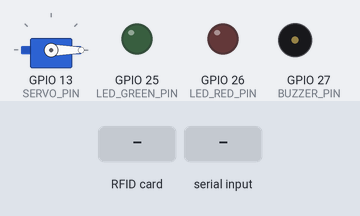
The sketch below on a simulated ESP32. Parts: servo, output pins drawn as LEDs (lit = HIGH), buzzer (waves = sounding, pin HIGH). Dashed ring = blinking. The test bench sets the inputs (shaded band). WiFi joins after 1.5 s; servers stay silent unless stated; uploads are accepted with an empty reply; EEPROM starts erased; what the sketch prints to the serial monitor is not drawn.

Above: at 2.9 s.
3.0 s: RFID card 5E 7A 19 C4 held to the reader
At 3.38 s:
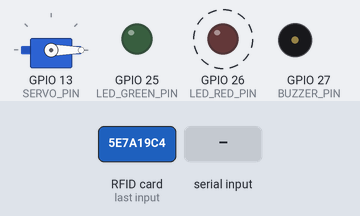
5.0 s: "cfg \n" received over Serial
Timing chart, 0 to 8.0 s (numbered marks = the images above; inputs shaded):
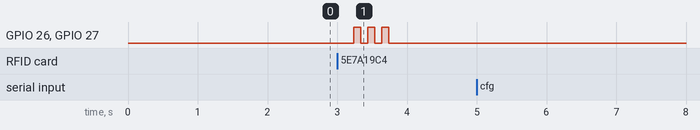

Measured:
- after the input at 3.0 s, GPIO 26 (LED_RED_PIN), GPIO 27 (BUZZER_PIN): alternates HIGH for 0.10 s and LOW for 0.10 s, 6 changes in all, then stays LOW, starting after 0.24 s
- after the input at 5.0 s, every drawn part: stays the same

The sketch:

esp32_access.ino
```cpp
/* KhoAI - ESP32 + RC522 + Servo + buzzer + status LEDs
   Libraries: MFRC522, ArduinoJson v6/v7, ESP32Servo, Preferences
   Serial commands: show | ip <server-ip> | key <api-key> | cfg <ip> <key>
   Fail-closed: network/API/JSON errors never open the lock.
*/
#include <WiFi.h>
#include <HTTPClient.h>
#include <ArduinoJson.h>
#include <SPI.h>
#include <MFRC522.h>
#include <ESP32Servo.h>
#include <Preferences.h>

const char *WIFI_SSID = "YOUR_WIFI_SSID";
const char *WIFI_PASSWORD = "YOUR_WIFI_PASSWORD";
String serverIp = "192.168.1.50"; // Set to the PC running KhoAI; can be changed via Serial.
String apiKey = "";              // Optional; if KHOAI_API_KEY is configured on server, set this.
const uint16_t SERVER_PORT = 3000; // Default KhoAI port; change if your server uses another port.
const char *ACCESS_PATH = "/api/rfid/scan";
const char *API_KEY_HEADER = "X-API-Key";
const char *DEVICE_ID = "gate01";
constexpr uint16_t HTTP_TIMEOUT_MS = 3000;
constexpr unsigned long WIFI_CONNECT_TIMEOUT_MS = 10000;
constexpr unsigned long WIFI_RETRY_INTERVAL_MS = 10000;
constexpr uint8_t RFID_SS_PIN = 5, RFID_RST_PIN = 22, SERVO_PIN = 13;
constexpr uint8_t BUZZER_PIN = 27, LED_GREEN_PIN = 25, LED_RED_PIN = 26;
constexpr int SERVO_CLOSED_ANGLE = 0, SERVO_OPEN_ANGLE = 90;
constexpr unsigned long SERVO_OPEN_MS = 2000;
unsigned long lastWiFiAttemptMs = 0;
bool lastAuthError = false;
MFRC522 reader(RFID_SS_PIN, RFID_RST_PIN);
Servo lockServo;
Preferences prefs;

String uidToUpperHex(const MFRC522::Uid &uid) {
  String result; result.reserve(uid.size * 2); char byteText[3];
  for (byte i = 0; i < uid.size; ++i) { snprintf(byteText, sizeof(byteText), "%02X", uid.uidByte[i]); result += byteText; }
  return result;
}
String maskKey(const String &key) { if (!key.length()) return "(chua dat)"; if (key.length() <= 4) return "**"; return "**" + key.substring(key.length()-4); }
void printConfig() { Serial.println("Server IP: " + serverIp); Serial.println("Server port: " + String(SERVER_PORT)); Serial.println("API key: " + maskKey(apiKey)); }
void loadConfig() { prefs.begin("cfg", false); serverIp=prefs.getString("srv_ip",serverIp); apiKey=prefs.getString("api_key",""); prefs.end(); printConfig(); }
bool setServerIp(String v) { v.trim(); IPAddress test; if (!test.fromString(v)) { Serial.println("IP khong hop le."); return false; } prefs.begin("cfg",false); prefs.putString("srv_ip",v); prefs.end(); serverIp=v; Serial.println("Da luu IP: "+serverIp); return true; }
bool setApiKey(String v) { v.trim(); if (!v.length()) { Serial.println("Key trong."); return false; } prefs.begin("cfg",false); prefs.putString("api_key",v); prefs.end(); apiKey=v; Serial.println("Da luu API key: "+maskKey(apiKey)); return true; }
void handleSerialCommand() {
  if (!Serial.available()) return; String line=Serial.readStringUntil('\n'); line.trim(); if (!line.length()) return;
  if (line=="show" || line=="ip" || line=="key") printConfig();
  else if (line.startsWith("ip ")) setServerIp(line.substring(3));
  else if (line.startsWith("key ")) setApiKey(line.substring(4));
  else if (line.startsWith("cfg ")) { String rest=line.substring(4); rest.trim(); int sp=rest.indexOf(' '); if(sp<0){Serial.println("Cu phap: cfg <ip> <key>");return;} if(setServerIp(rest.substring(0,sp))) setApiKey(rest.substring(sp+1)); }
  else Serial.println("Lenh: show | ip x.x.x.x | key <chuoi> | cfg <ip> <key>");
}
void connectWiFi() {
  WiFi.mode(WIFI_STA); WiFi.begin(WIFI_SSID,WIFI_PASSWORD); unsigned long started=millis(); Serial.print("Dang ket noi Wi-Fi");
  while(WiFi.status()!=WL_CONNECTED && millis()-started<WIFI_CONNECT_TIMEOUT_MS){delay(500);Serial.print('.');} Serial.println();
  if(WiFi.status()==WL_CONNECTED){Serial.print("Wi-Fi connected; ESP32 IP: ");Serial.println(WiFi.localIP());} else Serial.println("Wi-Fi timeout; access remains fail-closed."); lastWiFiAttemptMs=millis();
}
void maintainWiFi(){ if(WiFi.status()==WL_CONNECTED || millis()-lastWiFiAttemptMs<WIFI_RETRY_INTERVAL_MS)return; lastWiFiAttemptMs=millis(); Serial.println("Wi-Fi disconnected; retrying"); WiFi.disconnect(); WiFi.begin(WIFI_SSID,WIFI_PASSWORD); }
bool askAccessAPI(const String &uid, bool &allowed) {
  lastAuthError=false; if(WiFi.status()!=WL_CONNECTED){Serial.println("API error: Wi-Fi disconnected");return false;}
  HTTPClient http; String url=String("http://")+serverIp+":"+SERVER_PORT+ACCESS_PATH;
  if(!http.begin(url)){Serial.println("Cannot initialize HTTP");return false;} http.setConnectTimeout(HTTP_TIMEOUT_MS); http.setTimeout(HTTP_TIMEOUT_MS);
  http.addHeader("Content-Type","application/json"); if(apiKey.length()) http.addHeader(API_KEY_HEADER,apiKey);
  StaticJsonDocument<128> request; request["uid"]=uid; request["device_id"]=DEVICE_ID; String body; serializeJson(request,body);
  int code=http.POST(body); if(code<200 || code>=300){if(code==401 || code==403){lastAuthError=true;Serial.printf("API key rejected (HTTP %d); enter: key <new-key>\n",code);}else Serial.printf("API error: HTTP %d\n",code); if(code>0)Serial.println(http.getString());http.end();return false;}
  String responseBody=http.getString();http.end();StaticJsonDocument<512> response;auto err=deserializeJson(response,responseBody);
  if(err || !response["allow"].is<bool>()){Serial.println("Invalid JSON or missing boolean allow");return false;} allowed=response["allow"].as<bool>();return true;
}
void grantAccess(){Serial.println("Ket qua: CHO PHEP");digitalWrite(LED_GREEN_PIN,HIGH);lockServo.write(SERVO_OPEN_ANGLE);delay(SERVO_OPEN_MS);lockServo.write(SERVO_CLOSED_ANGLE);digitalWrite(LED_GREEN_PIN,LOW);}
void denyAccess(){Serial.println("Ket qua: TU CHOI");digitalWrite(LED_RED_PIN,HIGH);for(int i=0;i<4;i++){digitalWrite(BUZZER_PIN,HIGH);delay(150);digitalWrite(BUZZER_PIN,LOW);delay(150);}digitalWrite(LED_RED_PIN,LOW);}
void indicateError(){Serial.println("KHONG XAC DINH - fail-closed");for(int i=0;i<3;i++){digitalWrite(LED_RED_PIN,HIGH);digitalWrite(BUZZER_PIN,HIGH);delay(100);digitalWrite(LED_RED_PIN,LOW);digitalWrite(BUZZER_PIN,LOW);delay(100);}}
void indicateAuthError(){Serial.println("LOI API KEY - fail-closed");for(int i=0;i<2;i++){digitalWrite(LED_RED_PIN,HIGH);delay(400);digitalWrite(LED_RED_PIN,LOW);delay(400);}}
void setup(){
  Serial.begin(115200);delay(200);pinMode(BUZZER_PIN,OUTPUT);pinMode(LED_GREEN_PIN,OUTPUT);pinMode(LED_RED_PIN,OUTPUT);digitalWrite(BUZZER_PIN,LOW);digitalWrite(LED_GREEN_PIN,LOW);digitalWrite(LED_RED_PIN,LOW);
  lockServo.setPeriodHertz(50);lockServo.attach(SERVO_PIN,500,2400);lockServo.write(SERVO_CLOSED_ANGLE);SPI.begin(18,19,23,RFID_SS_PIN);reader.PCD_Init();Serial.println("MFRC522 ready; tap card.");loadConfig();Serial.println("Commands: show | ip <ip> | key <key> | cfg <ip> <key>");connectWiFi();
}
void loop(){handleSerialCommand();maintainWiFi();if(!reader.PICC_IsNewCardPresent()||!reader.PICC_ReadCardSerial()){delay(30);return;}String uid=uidToUpperHex(reader.uid);Serial.println("UID: "+uid);bool allowed=false;if(askAccessAPI(uid,allowed)){if(allowed)grantAccess();else denyAccess();}else if(lastAuthError)indicateAuthError();else indicateError();reader.PICC_HaltA();reader.PCD_StopCrypto1();delay(300);}
```
